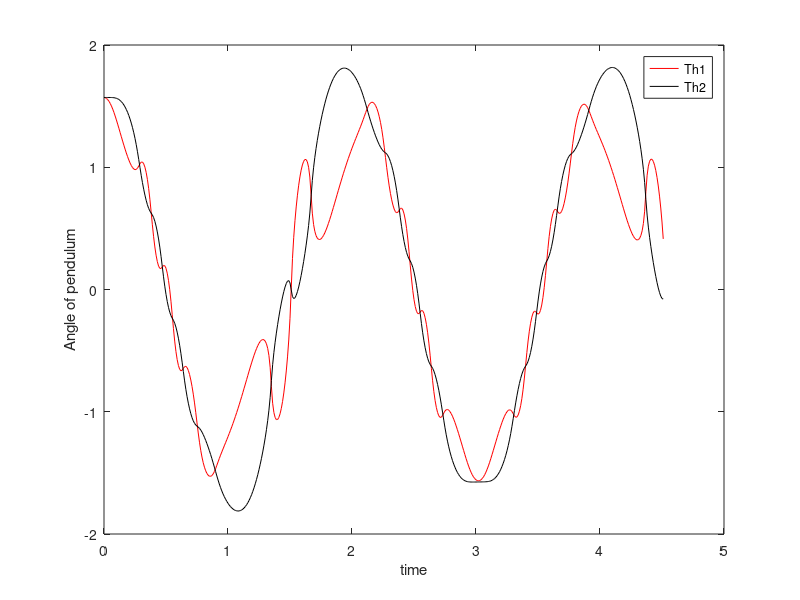
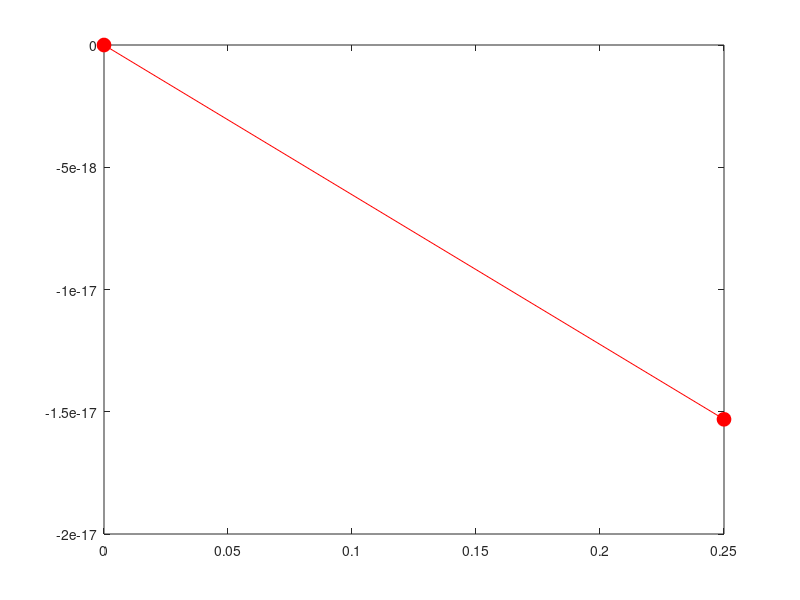

The MATLAB source for these figures, in order: (Note: this script raises an error after producing the figures.)
% Double-pendulum problem - m1, m2, L1, L2 
% Diff. eq. derived using Lagrange formalism
% Variables : Th1, Th2 
% ODE variables : 
% x(1) --> Th1, x(2) --> Th1', x(3) --> Th2, x(4) --> Th2'
% (m1+m2)*L1^2*Th1''+m2*L1*L2*cos(Th2-Th1)*Th2'' 
%   - m2*L1*L2*(Th1')^2*sin(Th2-Th1)+(m1+m2)*g*L1*sin(Th1) = 0
% m2*L2*Th2''+m2*L1*L2*TH1''*cos(Th2-Th1)+m2*L1*L2*(Th1')^2
%   - m2*g*L2*sin(Th2) = 0
%  
L1 = 1/4; L2 = 1/2;
m1 = 1; m2 = 10;
g = 9.81;
T1 = sqrt(L1/g); T2 = sqrt(L2/g);
Tmax = 20*max([T1 T2]);
% Tmax = 0.1;
Tspan = [0:0.01:Tmax];
options = odeset('RelTol',1e-5,'Stats','on');
x0 = [pi/2; 0;pi/2;0];
d2theta1 = @(x) (m2*L2*x(4)^2*sin(x(3)-x(1))-(m1+m2)*g*sin(x(1))+m2*cos(x(3)-x(1))*(L1*x(2)^2*sin(x(3)-x(1))+g*sin(x(3))))/(L1*(m1+m2)-m2*L1*(cos(x(3)-x(1))^2));
d2theta2 = @(x) (-cos(x(3)-x(1))*(m2*L2*x(4)^2*sin(x(3)-x(1))-(m1+m2)*g*sin(x(1)))+(m1+m2)*(-L1*x(2)^2*sin(x(3)-x(1))-g*sin(x(3))))/(L2*(m1+m2)-m2*L2*cos(x(3)-x(1))^2);
odeFunc = @(t,x) ([x(2) ; d2theta1(x) ; x(4) ; d2theta2(x)]);
[T,Y] = ode45(odeFunc, Tspan, x0, options);
% [T,Y] = ode45(@(t,x) DPendulum(t,x,m1,m2,L1,L2), Tspan, x0, options);

%%
Th1 = Y(:,1); 
Th2 = Y(:,3);
x1 = L1*sin(Th1);
y1 = L1*cos(Th1);
x2 = x1 + L2*sin(Th2);
y2 = y1 + L2*cos(Th2);
y1 = (-1)*y1; y2 = (-1)*y2;

%% 
figure;
  plot(T,Th1, 'r-',T, Th2, 'k-');
  xlabel('time');
  ylabel('Angle of pendulum');
  legend('Th1','Th2','Location','best');

  %%
figure; 
  plot([0 x1(1)],[0 y1(1)],'r-o','MarkerSize',10,'MarkerFaceColor','r');
  ax = gca;
  ax.NextPlot = 'add'; % hold on;
  plot([x1(1) x2(1)],[y1(1) y2(1)], 'k-o', 'MarkerSize',10,'MarkerFaceColor','k');
  axis([-2 2 -2 2]);

  for id=2:length(T)
    ax.NextPlot = 'replacechildren';
    plot([0 x1(id)],[0 y1(id)],'r-o','MarkerSize',10,'MarkerFaceColor','r');
    ax.NextPlot = 'add';
    plot([x1(id) x2(id)],[y1(id) y2(id)], 'k-o', 'MarkerSize',10,'MarkerFaceColor','k');
    pause(0.02);
  end

%% Functions used in the script
% ODE function of the double pendulum problem
function dy = DPendulum(t,x, m1, m2, L1, L2)
% x(1) --> Th1
% x(2) --> Th1'
% x(3) --> Th2
% x(4) --> Th2'
  g = 9.81;
  Th = [x(1) x(3)];
  Aeh = [(m1+m2)*L1*L1 m2*L1*L2*cos(Th(2)-Th(1));m2*L1*L2*cos(Th(2)-Th(1)) m2*L2];
  B = [m2*L1*L2*(x(2).^2).*sin(Th(2)-Th(1))+(m1+m2)*g*L1*sin(Th(1));
    m2*g*L2*sin(Th(2))-m2*L1*L2*(x(2).^2)];
  xx = inv(Aeh)*B;
  dy = zeros(size(x));
  dy(1) = x(2);
  dy(2) = xx(1);
  dy(3) = x(3);
  dy(4) = xx(2);
end

 
